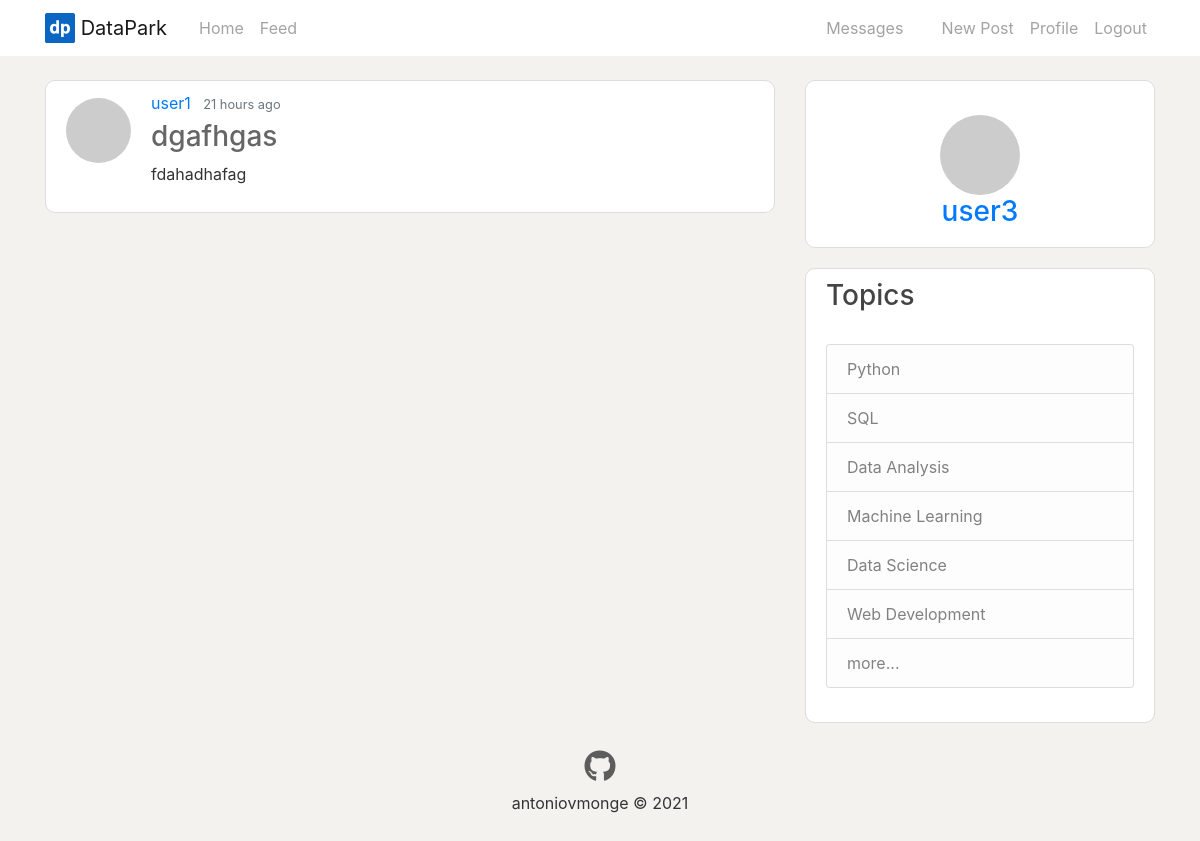
The app's page /post/2/ (signed in) with its own data.
### app/models.py (models this page shows, shortened)
class User(UserMixin, db.Model):
    id = db.Column(db.Integer, primary_key=True)
    username = db.Column(db.String(64), index=True, unique=True)
    email = db.Column(db.String(120), index=True, unique=True)
    password_hash = db.Column(db.String(128))
    about_me = db.Column(db.String(140))
    last_seen = db.Column(db.DateTime, default=datetime.utcnow)
    posts = db.relationship('Post', backref='author', lazy='dynamic')
    followed = db.relationship(
        'User',
        secondary=followers,
        primaryjoin=(followers.c.follower_id == id),
        secondaryjoin=(followers.c.followed_id == id),
        backref=db.backref('followers', lazy='dynamic'),
        lazy='dynamic')
    messages_sent = db.relationship('Message',
                                    foreign_keys='Message.sender_id',
                                    backref='author', lazy='dynamic')
    messages_received = db.relationship('Message',
                                        foreign_keys='Message.recipient_id',
                                        backref='recipient', lazy='dynamic')
    last_message_read_time = db.Column(db.DateTime)
    notifications = db.relationship('Notification', backref='user',
                                    lazy='dynamic')
    def avatar(self, size):
        digest = md5(self.email.lower().encode('utf-8')).hexdigest()
        return f"https://www.gravatar.com/avatar/{digest}?d=identicon&s={size}"
    def new_messages(self):
        last_read_time = self.last_message_read_time or datetime(1900, 1, 1)
        return Message.query.filter_by(recipient=self).filter(
            Message.timestamp > last_read_time).count()

class Post(db.Model):
    id = db.Column(db.Integer, primary_key=True)
    title = db.Column(db.String(100))
    body = db.Column(db.Text)
    body_html = db.Column(db.Text)
    timestamp = db.Column(db.DateTime, index=True, default=datetime.utcnow)
    user_id = db.Column(db.Integer, db.ForeignKey('user.id'))

### app/posts/routes.py (the view)
@bp.route("/post/<int:post_id>/")
def post(post_id):
    post = Post.query.get_or_404(post_id)
    return render_template('posts/post.html', title=post.title, post=post)

### app/models.py (called while the page is built)
@login.user_loader
def load_user(id):
    return User.query.get(int(id))

### app/templates/posts/post.html (shortened to what this page needs)
{% extends "layout.html" %}
{% block content %}
<div class="media content-section">
    <img class="rounded-circle article-img" src="{{ post.author.avatar(64) }}">
    <div class="media-body">
        <div class="article-metadata">
            <a class="mr-2" href="{{ url_for('users.user', username=post.author.username) }}">{{ post.author.username }}</a>
            <small class="text-muted">{{ moment(post.timestamp).fromNow() }}</small>
        </div>
        {% if post.title %}
            <h3><a class='article-title' href="{{ url_for('posts.post', post_id=post.id) }}">{{ post.title }}</a></h3>
        {% endif %}
        <div class="article-content">
            {% if post.body_html %}
                {{ post.body_html | safe }}
            {% else %}
                {{ post.body }}
            {% endif %}
        </div>
    </div>
</div>
{% endblock content %}

### app/templates/layout.html (shortened to what this page needs)
<!DOCTYPE html>
<html lang="en">
    <head>
        <link rel="stylesheet" href="https://stackpath.bootstrapcdn.com/bootstrap/4.1.3/css/bootstrap.min.css">
        <link rel="stylesheet" type="text/css" href="{{ url_for('static', filename='main.css') }}">
    </head>
    <body>
        <header class="site-header">
            <nav class="navbar navbar-expand-md navbar-light bg-white fixed-top">
                <div class="container">
                    <a class="navbar-brand mr-4" href="{{ url_for('main.home') }}">
                        <img src="{{ url_for('static', filename='dp.svg') }}" width="30" height="30" class="d-inline-block align-top" alt="">
                        DataPark
                    </a>
                    <div class="collapse navbar-collapse" id="navbarToggle">
                        <div class="navbar-nav mr-auto">
                                <a class="nav-item nav-link" href="{{ url_for('main.home') }}">Home </a>
                                <a class="nav-item nav-link" href="{{ url_for('main.explore') }}">Feed</a>
                        </div>
                        <div class='navbar-nav ms-auto'>
                            {% if current_user.is_anonymous %}
                                <a class="nav-item nav-link" href="{{ url_for('auth.login') }}">Login</a>
                                <a class="nav-item nav-link" href="{{ url_for('auth.register') }}">Register</a>
                            {% else %}
                                <a class="nav-item nav-link" href="{{ url_for('messages.messages') }}">
                                    Messages
                                    {% set new_messages = current_user.new_messages() %}
                                </a>
                                <a class="nav-item nav-link" href="{{ url_for('posts.new_post') }}">New Post</a>
                                <a class="nav-item nav-link" href="{{ url_for('users.user', username=current_user.username) }}">Profile</a>
                                <a class="nav-item nav-link" href="{{ url_for('auth.logout') }}">Logout</a>
                            {% endif %}
                        </div>
                    </div>
                </div>
            </nav>
        </header>
        <main role='main' class='container'>
            <div class="row">
                <div class="col-md-8">
                    {% block content %}{% endblock content %}
                </div>
                <div class="col-md-4">
                    {% if current_user.is_authenticated %}
                        <div class="content-section text-center">
                            <br>
                            <img class="rounded-circle"  src="{{ current_user.avatar(64) }}">
                            <div>
                                <h3><a class="mr-2h" href="{{ url_for('users.user', username=current_user.username) }}">{{ current_user.username }}</a></h3>
                            </div>
                        </div>
                    {% endif %}
                    <div class="content-section">
                        <h3>Topics</h3>
                        <br>
                        <div class="list-group">
                            <a href="{{ url_for('main.coming_soon') }}" class="list-group-item list-group-item-action list-group-item-light">Python</a>
                            <a href="{{ url_for('main.coming_soon') }}" class="list-group-item list-group-item-action list-group-item-light">SQL</a>
                            <a href="{{ url_for('main.coming_soon') }}" class="list-group-item list-group-item-action list-group-item-light">Data Analysis</a>
                            <a href="{{ url_for('main.coming_soon') }}" class="list-group-item list-group-item-action list-group-item-light">Machine Learning</a>
                            <a href="{{ url_for('main.coming_soon') }}" class="list-group-item list-group-item-action list-group-item-light">Data Science</a>
                            <a href="{{ url_for('main.coming_soon') }}" class="list-group-item list-group-item-action list-group-item-light">Web Development</a>
                            <a href="{{ url_for('main.coming_soon') }}" class="list-group-item list-group-item-action list-group-item-light">more...</a>
                        </div>
                        <br>
                    </div>
                </div>
            </div>
        </main>
        <div>
            <footer class="page-footer font-small" style='margin: bottom 0;'>
                <div class="container-fluid text-center">
                    <div>
                        <a class="item-social" href="https://github.com/antoniovmonge"><i class="fab fa-github"></i></a>
                    </div>
                    <p class="copyright">antoniovmonge © 2021</p>
                    <br>
                </div>
            </footer>
        </div>
    </body>
</html>

### app/static/main.css (style rules this page uses)
body { background: #F3F2EF; color: #333333; margin-top: 5rem; }
h1, h2, h3, h4, h5, h6 { color: #444444; }
.site-header .navbar-nav .nav-link { color: #a3a3a3; }
.content-section { background: #ffffff; padding: 10px 20px; border: 1px solid #dddddd; border-radius: 10px; margin-bottom: 20px; }
.article-title { color: #444444d0; }
.article-img { height: 65px; width: 65px; margin-right: 20px; margin-top: 7px; }
.article-metadata { padding-bottom: 1px; margin-bottom: 4px; }
.item-social { color: rgb(56, 56, 56); text-decoration:none; font-size:2rem; opacity:0.8; }

### records on screen
User: author.username "user1"
Post: timestamp "21 hours ago", title "dgafhgas", body_html "fdahadhafag"
User: username "user3"
